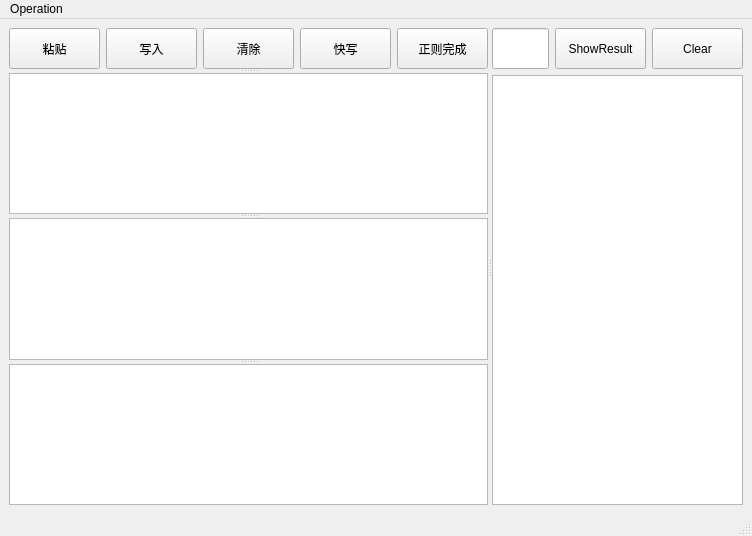
<?xml version="1.0" encoding="UTF-8"?>
<ui version="4.0">
 <class>MainWindow</class>
 <widget class="QMainWindow" name="MainWindow">
  <property name="geometry">
   <rect>
    <x>0</x>
    <y>0</y>
    <width>752</width>
    <height>536</height>
   </rect>
  </property>
  <property name="windowTitle">
   <string>MainWindow</string>
  </property>
  <widget class="QWidget" name="centralWidget">
   <layout class="QGridLayout" name="gridLayout">
    <item row="0" column="0">
     <widget class="QSplitter" name="splitter_3">
      <property name="orientation">
       <enum>Qt::Horizontal</enum>
      </property>
      <widget class="QSplitter" name="splitter_2">
       <property name="orientation">
        <enum>Qt::Vertical</enum>
       </property>
       <widget class="QWidget" name="layoutWidget">
        <layout class="QHBoxLayout" name="horizontalLayout">
         <item>
          <widget class="QPushButton" name="pushButton_paste">
           <property name="minimumSize">
            <size>
             <width>91</width>
             <height>30</height>
            </size>
           </property>
           <property name="maximumSize">
            <size>
             <width>91</width>
             <height>41</height>
            </size>
           </property>
           <property name="text">
            <string>粘贴</string>
           </property>
          </widget>
         </item>
         <item>
          <widget class="QPushButton" name="pushButton_insert">
           <property name="minimumSize">
            <size>
             <width>91</width>
             <height>30</height>
            </size>
           </property>
           <property name="maximumSize">
            <size>
             <width>91</width>
             <height>41</height>
            </size>
           </property>
           <property name="text">
            <string>写入</string>
           </property>
          </widget>
         </item>
         <item>
          <widget class="QPushButton" name="pushButton_clean">
           <property name="minimumSize">
            <size>
             <width>91</width>
             <height>41</height>
            </size>
           </property>
           <property name="maximumSize">
            <size>
             <width>91</width>
             <height>41</height>
            </size>
           </property>
           <property name="text">
            <string>清除</string>
           </property>
          </widget>
         </item>
         <item>
          <widget class="QPushButton" name="pushButton_insert_quickly">
           <property name="minimumSize">
            <size>
             <width>91</width>
             <height>30</height>
            </size>
           </property>
           <property name="maximumSize">
            <size>
             <width>91</width>
             <height>41</height>
            </size>
           </property>
           <property name="text">
            <string>快写</string>
           </property>
          </widget>
         </item>
         <item>
          <widget class="QPushButton" name="pushButton_regular_mode">
           <property name="minimumSize">
            <size>
             <width>91</width>
             <height>30</height>
            </size>
           </property>
           <property name="maximumSize">
            <size>
             <width>91</width>
             <height>41</height>
            </size>
           </property>
           <property name="text">
            <string>正则完成</string>
           </property>
          </widget>
         </item>
        </layout>
       </widget>
       <widget class="QSplitter" name="splitter">
        <property name="orientation">
         <enum>Qt::Vertical</enum>
        </property>
        <widget class="QListWidget" name="listWidget_search">
         <property name="wordWrap">
          <bool>false</bool>
         </property>
        </widget>
        <widget class="QTextEdit" name="textEdit_inserttext"/>
        <widget class="QTextEdit" name="textEdit_regexpress"/>
       </widget>
      </widget>
      <widget class="QWidget" name="layoutWidget">
       <layout class="QVBoxLayout" name="verticalLayout_2">
        <item>
         <layout class="QHBoxLayout" name="horizontalLayout_2">
          <item>
           <widget class="QLineEdit" name="lineEdit_search">
            <property name="minimumSize">
             <size>
              <width>0</width>
              <height>41</height>
             </size>
            </property>
            <property name="maximumSize">
             <size>
              <width>16777215</width>
              <height>41</height>
             </size>
            </property>
           </widget>
          </item>
          <item>
           <widget class="QPushButton" name="pushButton_showresult">
            <property name="minimumSize">
             <size>
              <width>91</width>
              <height>41</height>
             </size>
            </property>
            <property name="maximumSize">
             <size>
              <width>91</width>
              <height>41</height>
             </size>
            </property>
            <property name="text">
             <string>ShowResult</string>
            </property>
           </widget>
          </item>
          <item>
           <widget class="QPushButton" name="pushButton_searchclean">
            <property name="minimumSize">
             <size>
              <width>91</width>
              <height>41</height>
             </size>
            </property>
            <property name="maximumSize">
             <size>
              <width>91</width>
              <height>41</height>
             </size>
            </property>
            <property name="text">
             <string>Clear</string>
            </property>
           </widget>
          </item>
         </layout>
        </item>
        <item>
         <widget class="QTextEdit" name="textEdit_showresult">
          <property name="font">
           <font>
            <pointsize>12</pointsize>
           </font>
          </property>
         </widget>
        </item>
       </layout>
      </widget>
     </widget>
    </item>
   </layout>
  </widget>
  <widget class="QStatusBar" name="statusBar"/>
  <widget class="QMenuBar" name="menuBar">
   <property name="geometry">
    <rect>
     <x>0</x>
     <y>0</y>
     <width>752</width>
     <height>23</height>
    </rect>
   </property>
   <widget class="QMenu" name="menuOperation">
    <property name="title">
     <string>Operation</string>
    </property>
    <addaction name="actionSearchText"/>
    <addaction name="actionReGex"/>
   </widget>
   <addaction name="menuOperation"/>
  </widget>
  <action name="actionSearchText">
   <property name="text">
    <string>SearchText</string>
   </property>
  </action>
  <action name="actionReGex">
   <property name="text">
    <string>Regex Mode</string>
   </property>
  </action>
 </widget>
 <resources/>
 <connections/>
</ui>
